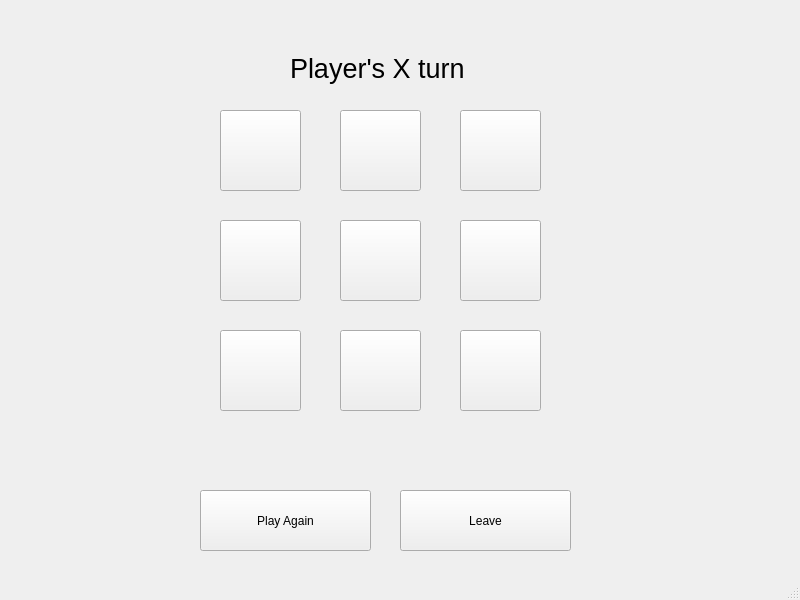
<?xml version="1.0" encoding="UTF-8"?>
<ui version="4.0">
 <class>MainWindow</class>
 <widget class="QMainWindow" name="MainWindow">
  <property name="geometry">
   <rect>
    <x>0</x>
    <y>0</y>
    <width>800</width>
    <height>600</height>
   </rect>
  </property>
  <property name="windowTitle">
   <string>MainWindow</string>
  </property>
  <widget class="QWidget" name="centralwidget">
   <widget class="QPushButton" name="pushButton_1">
    <property name="geometry">
     <rect>
      <x>220</x>
      <y>110</y>
      <width>81</width>
      <height>81</height>
     </rect>
    </property>
    <property name="sizePolicy">
     <sizepolicy hsizetype="Preferred" vsizetype="Preferred">
      <horstretch>0</horstretch>
      <verstretch>0</verstretch>
     </sizepolicy>
    </property>
    <property name="font">
     <font>
      <pointsize>15</pointsize>
     </font>
    </property>
    <property name="styleSheet">
     <string notr="true">#pushButton_1{
	background-color: transparent;
	background-image: url(:empty.png);
	background: none;
	background-repeat: none;
	
}
#pushButton_1:hover:!pressed {
	border-radius: 15px; 
	border-style: solid;
	border-width: 3px;
	border-color: black;
}
</string>
    </property>
    <property name="text">
     <string/>
    </property>
    <property name="iconSize">
     <size>
      <width>60</width>
      <height>60</height>
     </size>
    </property>
   </widget>
   <widget class="QPushButton" name="pushButton_2">
    <property name="geometry">
     <rect>
      <x>340</x>
      <y>110</y>
      <width>81</width>
      <height>81</height>
     </rect>
    </property>
    <property name="styleSheet">
     <string notr="true">#pushButton_2{
	background-color: transparent;
	background-image: url(:empty.png);
	background: none;
	background-repeat: none;
	
}
#pushButton_2:hover:!pressed {
	border-radius: 15px; 
	border-style: solid;
	border-width: 3px;
	border-color: black;
}
</string>
    </property>
    <property name="text">
     <string/>
    </property>
    <property name="iconSize">
     <size>
      <width>60</width>
      <height>60</height>
     </size>
    </property>
   </widget>
   <widget class="QPushButton" name="pushButton_3">
    <property name="geometry">
     <rect>
      <x>460</x>
      <y>110</y>
      <width>81</width>
      <height>81</height>
     </rect>
    </property>
    <property name="styleSheet">
     <string notr="true">#pushButton_3{
	background-color: transparent;
	background-image: url(:empty.png);
	background: none;
	background-repeat: none;
	
}
#pushButton_3:hover:!pressed {
	border-radius: 15px; 
	border-style: solid;
	border-width: 3px;
	border-color: black;
}
</string>
    </property>
    <property name="text">
     <string/>
    </property>
    <property name="iconSize">
     <size>
      <width>60</width>
      <height>60</height>
     </size>
    </property>
   </widget>
   <widget class="QPushButton" name="pushButton_6">
    <property name="geometry">
     <rect>
      <x>460</x>
      <y>220</y>
      <width>81</width>
      <height>81</height>
     </rect>
    </property>
    <property name="styleSheet">
     <string notr="true">#pushButton_6{
	background-color: transparent;
	background-image: url(:empty.png);
	background: none;
	background-repeat: none;
	
}
#pushButton_6:hover:!pressed {
	border-radius: 15px; 
	border-style: solid;
	border-width: 3px;
	border-color: black;
}
</string>
    </property>
    <property name="text">
     <string/>
    </property>
    <property name="iconSize">
     <size>
      <width>60</width>
      <height>60</height>
     </size>
    </property>
   </widget>
   <widget class="QPushButton" name="pushButton_4">
    <property name="geometry">
     <rect>
      <x>220</x>
      <y>220</y>
      <width>81</width>
      <height>81</height>
     </rect>
    </property>
    <property name="styleSheet">
     <string notr="true">#pushButton_4{
	background-color: transparent;
	background-image: url(:empty.png);
	background: none;
	background-repeat: none;
	
}
#pushButton_4:hover:!pressed {
	border-radius: 15px; 
	border-style: solid;
	border-width: 3px;
	border-color: black;
}
</string>
    </property>
    <property name="text">
     <string/>
    </property>
    <property name="iconSize">
     <size>
      <width>60</width>
      <height>60</height>
     </size>
    </property>
   </widget>
   <widget class="QPushButton" name="pushButton_5">
    <property name="geometry">
     <rect>
      <x>340</x>
      <y>220</y>
      <width>81</width>
      <height>81</height>
     </rect>
    </property>
    <property name="styleSheet">
     <string notr="true">#pushButton_5{
	background-color: transparent;
	background-image: url(:empty.png);
	background: none;
	background-repeat: none;
	
}
#pushButton_5:hover:!pressed {
	border-radius: 15px; 
	border-style: solid;
	border-width: 3px;
	border-color: black;
}
</string>
    </property>
    <property name="text">
     <string/>
    </property>
    <property name="iconSize">
     <size>
      <width>60</width>
      <height>60</height>
     </size>
    </property>
   </widget>
   <widget class="QPushButton" name="pushButton_9">
    <property name="geometry">
     <rect>
      <x>460</x>
      <y>330</y>
      <width>81</width>
      <height>81</height>
     </rect>
    </property>
    <property name="styleSheet">
     <string notr="true">#pushButton_9{
	background-color: transparent;
	background-image: url(:empty.png);
	background: none;
	background-repeat: none;
	
}
#pushButton_9:hover:!pressed {
	border-radius: 15px; 
	border-style: solid;
	border-width: 3px;
	border-color: black;
}
</string>
    </property>
    <property name="text">
     <string/>
    </property>
    <property name="iconSize">
     <size>
      <width>60</width>
      <height>60</height>
     </size>
    </property>
   </widget>
   <widget class="QPushButton" name="pushButton_7">
    <property name="geometry">
     <rect>
      <x>220</x>
      <y>330</y>
      <width>81</width>
      <height>81</height>
     </rect>
    </property>
    <property name="styleSheet">
     <string notr="true">#pushButton_7{
	background-color: transparent;
	background-image: url(:empty.png);
	background: none;
	background-repeat: none;
	
}
#pushButton_7:hover:!pressed {
	border-radius: 15px; 
	border-style: solid;
	border-width: 3px;
	border-color: black;
}
</string>
    </property>
    <property name="text">
     <string/>
    </property>
    <property name="iconSize">
     <size>
      <width>60</width>
      <height>60</height>
     </size>
    </property>
   </widget>
   <widget class="QPushButton" name="pushButton_8">
    <property name="geometry">
     <rect>
      <x>340</x>
      <y>330</y>
      <width>81</width>
      <height>81</height>
     </rect>
    </property>
    <property name="styleSheet">
     <string notr="true">#pushButton_8{
	background-color: transparent;
	background-image: url(:empty.png);
	background: none;
	background-repeat: none;
	
}
#pushButton_8:hover:!pressed {
	border-radius: 15px; 
	border-style: solid;
	border-width: 3px;
	border-color: black;
}
</string>
    </property>
    <property name="text">
     <string/>
    </property>
    <property name="iconSize">
     <size>
      <width>60</width>
      <height>60</height>
     </size>
    </property>
   </widget>
   <widget class="QLabel" name="currentplayersymbol">
    <property name="geometry">
     <rect>
      <x>290</x>
      <y>50</y>
      <width>173</width>
      <height>36</height>
     </rect>
    </property>
    <property name="font">
     <font>
      <pointsize>20</pointsize>
     </font>
    </property>
    <property name="text">
     <string>Player's X turn.</string>
    </property>
   </widget>
   <widget class="QLabel" name="currentplayersymbol_2">
    <property name="geometry">
     <rect>
      <x>290</x>
      <y>430</y>
      <width>261</width>
      <height>61</height>
     </rect>
    </property>
    <property name="font">
     <font>
      <pointsize>20</pointsize>
     </font>
    </property>
    <property name="text">
     <string/>
    </property>
   </widget>
   <widget class="QPushButton" name="PlayAgainButton">
    <property name="geometry">
     <rect>
      <x>200</x>
      <y>490</y>
      <width>171</width>
      <height>61</height>
     </rect>
    </property>
    <property name="text">
     <string>Play Again</string>
    </property>
   </widget>
   <widget class="QPushButton" name="LeaveButton">
    <property name="geometry">
     <rect>
      <x>400</x>
      <y>490</y>
      <width>171</width>
      <height>61</height>
     </rect>
    </property>
    <property name="text">
     <string>Leave</string>
    </property>
   </widget>
  </widget>
  <widget class="QMenuBar" name="menubar">
   <property name="geometry">
    <rect>
     <x>0</x>
     <y>0</y>
     <width>800</width>
     <height>21</height>
    </rect>
   </property>
  </widget>
  <widget class="QStatusBar" name="statusbar"/>
 </widget>
 <resources/>
 <connections/>
</ui>
